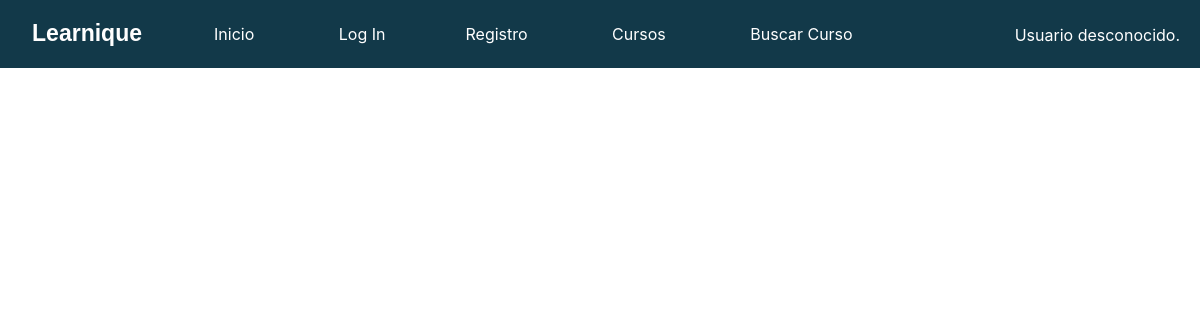
Page /prototipo_p3_g2/curso.php?nombre_curso=Desarrollo Web on the earlier database version.
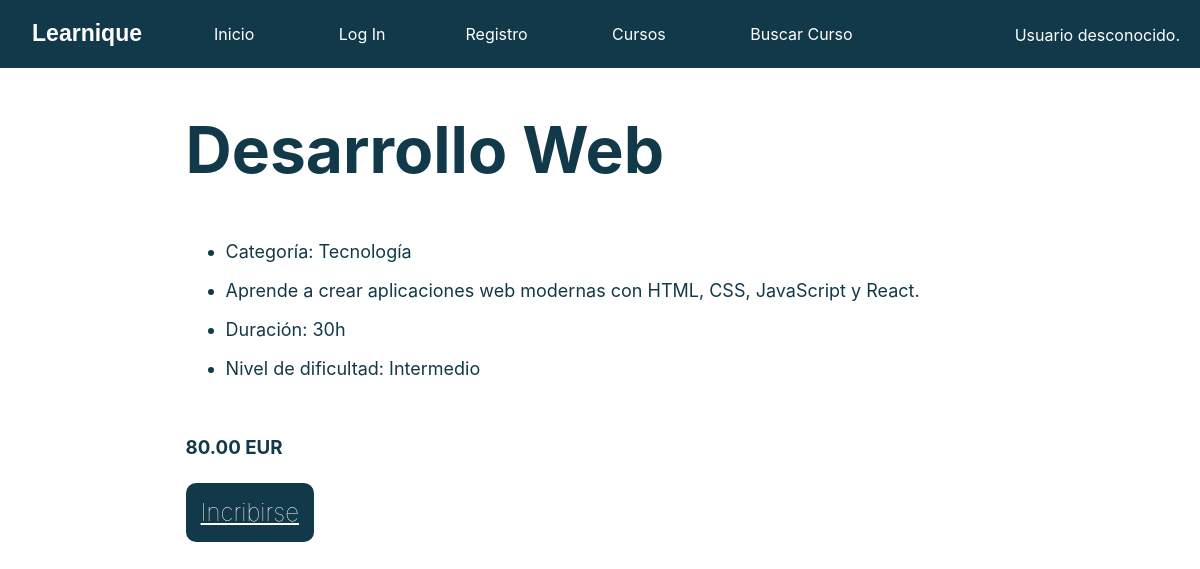
Same page on the later database version.
### tables this page shows
CREATE TABLE IF NOT EXISTS Curso (
    nombre_curso VARCHAR(100),
    descripcion TEXT NOT NULL,
    profesor_id INT,
    fecha_creacion TIMESTAMP NOT NULL,
    duracion VARCHAR(50) NOT NULL,
    nivel_dificultad ENUM('Principiante', 'Intermedio', 'Avanzado') NOT NULL,
    categoria VARCHAR(100) NOT NULL,
    requisitos_previos TEXT,
    precio DECIMAL(10, 2),
    estado_curso ENUM('Activo', 'Inactivo', 'En desarrollo') NOT NULL,
    PRIMARY KEY (nombre_curso),
    FOREIGN KEY (profesor_id) REFERENCES Profesor(id)
);

### prototipo_p3_g2/includes/Curso.php (called while the page is built, shortened)
<?php
class Curso {
    private $precio;
    private $nombre_curso;
    private $descripcion;
    private $duracion;
    private $categoria;
    private $nivel_dificultad;
    public function __construct($nombre, $precio, $descripcion, $duracion, $categoria, $nivel_dificultad) {
        $this->nombre_curso = $nombre;
        $this->precio = $precio;
        $this->descripcion = $descripcion;
        $this->duracion = $duracion;
        $this->categoria = $categoria;
        $this->nivel_dificultad = $nivel_dificultad;
    }
    public function getNombre() {
        return $this->nombre_curso;
    }
    public function getPrecio() {
        return $this->precio;
    }
    public function getDescripcion() {
        return $this->descripcion;
    }
    public function getCategoria() {
        return $this->categoria;
    }
    public function getDuracion() {
        return $this->duracion;
    }
    public function getNivelDificultad() {
        return $this->nivel_dificultad;
    }
}

### prototipo_p3_g2/curso.php (the view, shortened to what this page needs)
<?php
require_once __DIR__.'/includes/Curso.php';
if (isset($_GET['nombre_curso'])) {
    $nombre_curso = $_GET['nombre_curso'];
    $conn = Aplicacion::getInstance()->getConexionBd();
    $query = "SELECT * FROM Curso WHERE nombre_curso = '$nombre_curso'";
    $result = $conn->query($query);
    if ($result && $result->num_rows > 0) {
        $row = $result->fetch_assoc();
        $curso = new Curso(
            $row['nombre_curso'],
            $row['precio'],
            $row['descripcion'],
            $row['duracion'],
            $row['categoria'],
            $row['nivel_dificultad']
        );
        $contenidoPrincipal = <<<EOS
        <div id=contenedor_vista_curso>
        <h1> {$curso->getNombre()} </h1>
        <ul>
        <li><p> Categoría: {$curso->getCategoria()} </p></li>
        <li><p> {$curso->getDescripcion()} </p></li>
        <li><p> Duración: {$curso->getDuracion()} </p></li>
        <li><p> Nivel de dificultad: {$curso->getNivelDificultad()} </p></li>
        </ul><br>
        <h3> {$curso->getPrecio()} EUR </h3><br>
        <a href='inscripcion.php?nombre_curso={$curso->getNombre()}' class='button-curso'>Incribirse</a>
        </div>
        EOS;
    } else {
        $contenidoPrincipal = '<p>Curso no encontrado.</p>';
    }
} else {
    header('Location: index.php');
    exit();
}
include 'includes/vistas/plantillas/plantilla.php';
?>

Differences in the rows shown:
added curso: nombre_curso "Desarrollo Web", categoria "Tecnología", descripcion "Aprende a crear aplicaciones web modernas con HTML, CSS, JavaScript y React.", duracion "30h", nivel_dificultad "Intermedio", precio "80.00"
Other differences:
text now shown: "Categoría: Duración: Nivel de dificultad: EUR Incribirse"
